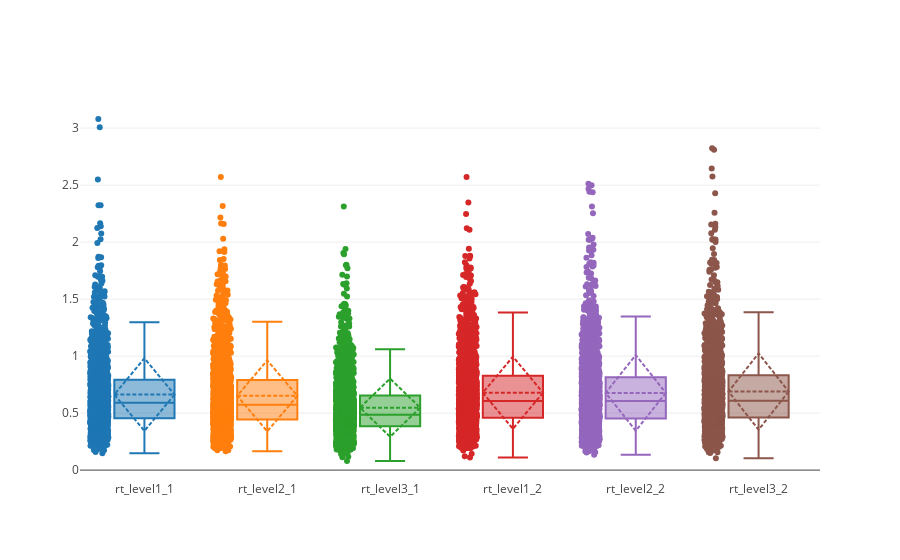

This figure's notebook cell:
### Code cell
df = mydata.copy()
data = [
            {
                'y': df[(df.condition==c)&(df.stimulus==s)]['rt'],
                'type': 'box', 
                'jitter': 0.3,
                'boxpoints':'all',
                #'fillcolor':
                #'marker': dict(color = df_gls[(df_gls['gls']==group)&(df_gls['sls']==clms)]['cls'].values[0]),
                'boxmean':'sd',
                'name': clms + '_' + c+'_' + str(s)
            } 
                    
                    for clms in ['rt']
                for s in set(df['stimulus'])
            for c in set(df['condition'])
        ]
iplot(Figure(data=Data(data),layout = Layout(showlegend=False)))
#py.image.save_as(Figure(data=Data(data)), filename='a-simple-plot.jpeg')

### Figure 1 — Plotly figure (JSON) as saved in the notebook; plotly's stock layout.template omitted (floating-point values rounded to 4 significant figures; data arrays with more than 128 entries replaced by an {"elided": "..."} marker saying what was removed)
{"data": [{"boxmean": "sd", "boxpoints": "all", "jitter": 0.3, "name": "rt_level1_1", "type": "box", "y": {"elided": "1800 float values"}}, {"boxmean": "sd", "boxpoints": "all", "jitter": 0.3, "name": "rt_level2_1", "type": "box", "y": {"elided": "1800 float values"}}, {"boxmean": "sd", "boxpoints": "all", "jitter": 0.3, "name": "rt_level3_1", "type": "box", "y": {"elided": "1800 float values"}}, {"boxmean": "sd", "boxpoints": "all", "jitter": 0.3, "name": "rt_level1_2", "type": "box", "y": {"elided": "1800 float values"}}, {"boxmean": "sd", "boxpoints": "all", "jitter": 0.3, "name": "rt_level2_2", "type": "box", "y": {"elided": "1800 float values"}}, {"boxmean": "sd", "boxpoints": "all", "jitter": 0.3, "name": "rt_level3_2", "type": "box", "y": {"elided": "1800 float values"}}], "layout": {"showlegend": false}}
